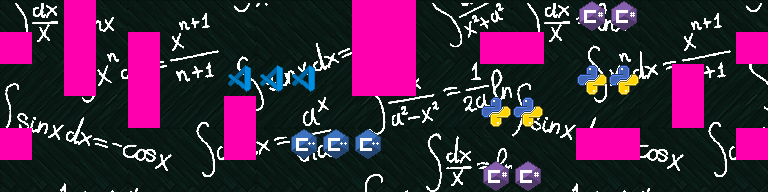

Tiled map render using the project's own tile images. Description and the whole map definition, tile-layer contents included, below:
An orthogonal 48x12 tile map with 16x16 px tiles, 2 tile layers (Floor, ConsistentObject) and 20 objects.

<map version="1.4" tiledversion="1.4.3" orientation="orthogonal" renderorder="right-down" width="48" height="12" tilewidth="16" tileheight="16" infinite="0" nextlayerid="5" nextobjectid="26">
 <properties>
  <property name="entranceX" type="float" value="2" />
  <property name="entranceY" type="float" value="7" />
  <property name="exitX" type="int" value="48" />
  <property name="exitY" type="float" value="7" />
 </properties>
 <tileset firstgid="1" source="XiaoChiBuSprite16.tsx" />
 <layer id="1" name="Floor" width="48" height="12">
  <data encoding="csv">
1025,1026,1027,1028,1029,1030,1031,1032,1033,1034,1035,1036,1037,1038,1039,1040,1041,1042,1043,1044,1045,1046,1047,1048,1049,1050,1051,1052,1053,1054,1055,1056,1025,1026,1027,1028,1029,1030,1031,1032,1033,1034,1035,1036,1037,1038,1039,1040,
1089,1090,1091,1092,1093,1094,1095,1096,1097,1098,1099,1100,1101,1102,1103,1104,1105,1106,1107,1108,1109,1110,1111,1112,1113,1114,1115,1116,1117,1118,1119,1120,1089,1090,1091,1092,1093,1094,1095,1096,1097,1098,1099,1100,1101,1102,1103,1104,
1153,1154,1155,1156,1157,1158,1159,1160,1161,1162,1163,1164,1165,1166,1167,1168,1169,1170,1171,1172,1173,1174,1175,1176,1177,1178,1179,1180,1181,1182,1183,1184,1153,1154,1155,1156,1157,1158,1159,1160,1161,1162,1163,1164,1165,1166,1167,1168,
1217,1218,1219,1220,1221,1222,1223,1224,1225,1226,1227,1228,1229,1230,1231,1232,1233,1234,1235,1236,1237,1238,1239,1240,1241,1242,1243,1244,1245,1246,1247,1248,1217,1218,1219,1220,1221,1222,1223,1224,1225,1226,1227,1228,1229,1230,1231,1232,
1281,1282,1283,1284,1285,1286,1287,1288,1289,1290,1291,1292,1293,1294,1295,1296,1297,1298,1299,1300,1301,1302,1303,1304,1305,1306,1307,1308,1309,1310,1311,1312,1281,1282,1283,1284,1285,1286,1287,1288,1289,1290,1291,1292,1293,1294,1295,1296,
1345,1346,1347,1348,1349,1350,1351,1352,1353,1354,1355,1356,1357,1358,1359,1360,1361,1362,1363,1364,1365,1366,1367,1368,1369,1370,1371,1372,1373,1374,1375,1376,1345,1346,1347,1348,1349,1350,1351,1352,1353,1354,1355,1356,1357,1358,1359,1360,
1409,1410,1411,1412,1413,1414,1415,1416,1417,1418,1419,1420,1421,1422,1423,1424,1425,1426,1427,1428,1429,1430,1431,1432,1433,1434,1435,1436,1437,1438,1439,1440,1409,1410,1411,1412,1413,1414,1415,1416,1417,1418,1419,1420,1421,1422,1423,1424,
1473,1474,1475,1476,1477,1478,1479,1480,1481,1482,1483,1484,1485,1486,1487,1488,1489,1490,1491,1492,1493,1494,1495,1496,1497,1498,1499,1500,1501,1502,1503,1504,1473,1474,1475,1476,1477,1478,1479,1480,1481,1482,1483,1484,1485,1486,1487,1488,
1537,1538,1539,1540,1541,1542,1543,1544,1545,1546,1547,1548,1549,1550,1551,1552,1553,1554,1555,1556,1557,1558,1559,1560,1561,1562,1563,1564,1565,1566,1567,1568,1537,1538,1539,1540,1541,1542,1543,1544,1545,1546,1547,1548,1549,1550,1551,1552,
1601,1602,1603,1604,1605,1606,1607,1608,1609,1610,1611,1612,1613,1614,1615,1616,1617,1618,1619,1620,1621,1622,1623,1624,1625,1626,1627,1628,1629,1630,1631,1632,1601,1602,1603,1604,1605,1606,1607,1608,1609,1610,1611,1612,1613,1614,1615,1616,
1665,1666,1667,1668,1669,1670,1671,1672,1673,1674,1675,1676,1677,1678,1679,1680,1681,1682,1683,1684,1685,1686,1687,1688,1689,1690,1691,1692,1693,1694,1695,1696,1665,1666,1667,1668,1669,1670,1671,1672,1673,1674,1675,1676,1677,1678,1679,1680,
1729,1730,1731,1732,1733,1734,1735,1736,1737,1738,1739,1740,1741,1742,1743,1744,1745,1746,1747,1748,1749,1750,1751,1752,1753,1754,1755,1756,1757,1758,1759,1760,1729,1730,1731,1732,1733,1734,1735,1736,1737,1738,1739,1740,1741,1742,1743,1744
</data>
 </layer>
 <layer id="2" name="ConsistentObject" width="48" height="12">
  <data encoding="csv">
0,0,0,0,4096,4096,0,0,0,0,0,0,0,0,0,0,0,0,0,0,0,0,4096,4096,4096,4096,0,0,0,0,0,0,0,0,0,0,2053,2054,2053,2054,0,0,0,0,0,0,0,0,
0,0,0,0,4096,4096,0,0,0,0,0,0,0,0,0,0,0,0,0,0,0,0,4096,4096,4096,4096,0,0,0,0,0,0,0,0,0,0,2117,2118,2117,2118,0,0,0,0,0,0,0,0,
4096,4096,0,0,4096,4096,0,0,4096,4096,0,0,0,0,0,0,0,0,0,0,0,0,4096,4096,4096,4096,0,0,0,0,4096,4096,4096,4096,0,0,0,0,0,0,0,0,0,0,0,0,4096,4096,
4096,4096,0,0,4096,4096,0,0,4096,4096,0,0,0,0,0,0,0,0,0,0,0,0,4096,4096,4096,4096,0,0,0,0,4096,4096,4096,4096,0,0,0,0,0,0,0,0,0,0,0,0,4096,4096,
0,0,0,0,4096,4096,0,0,4096,4096,0,0,0,0,2055,2056,2055,2056,2055,2056,0,0,4096,4096,4096,4096,0,0,0,0,0,0,0,0,0,0,2051,2052,2051,2052,0,0,4096,4096,0,0,0,0,
0,0,0,0,4096,4096,0,0,4096,4096,0,0,0,0,2119,2120,2119,2120,2119,2120,0,0,4096,4096,4096,4096,0,0,0,0,0,0,0,0,0,0,2115,2116,2115,2116,0,0,4096,4096,0,0,0,0,
0,0,0,0,0,0,0,0,4096,4096,0,0,0,0,4096,4096,0,0,0,0,0,0,0,0,0,0,0,0,0,0,2051,2052,2051,2052,0,0,0,0,0,0,0,0,4096,4096,0,0,0,0,
0,0,0,0,0,0,0,0,4096,4096,0,0,0,0,4096,4096,0,0,0,0,0,0,0,0,0,0,0,0,0,0,2115,2116,2115,2116,0,0,0,0,0,0,0,0,4096,4096,0,0,0,0,
4096,4096,0,0,0,0,0,0,0,0,0,0,0,0,4096,4096,0,0,2049,2050,2049,2050,2049,2050,0,0,0,0,0,0,0,0,0,0,0,0,4096,4096,4096,4096,0,0,0,0,0,0,4096,4096,
4096,4096,0,0,0,0,0,0,0,0,0,0,0,0,4096,4096,0,0,2113,2114,2113,2114,2113,2114,0,0,0,0,0,0,0,0,0,0,0,0,4096,4096,4096,4096,0,0,0,0,0,0,4096,4096,
0,0,0,0,0,0,0,0,0,0,0,0,0,0,0,0,0,0,0,0,0,0,0,0,0,0,0,0,0,0,2053,2054,2053,2054,0,0,0,0,0,0,0,0,0,0,0,0,0,0,
0,0,0,0,0,0,0,0,0,0,0,0,0,0,0,0,0,0,0,0,0,0,0,0,0,0,0,0,0,0,2117,2118,2117,2118,0,0,0,0,0,0,0,0,0,0,0,0,0,0
</data>
 </layer>
 <objectgroup id="3" name="ConsistentCollider">
  <object id="1" x="0" y="32" width="32" height="32" />
  <object id="2" x="0" y="128" width="32" height="32" />
  <object id="3" x="64" y="0" width="32" height="96" />
  <object id="4" x="128" y="32" width="32" height="96" />
  <object id="5" x="224" y="64" width="96" height="32" />
  <object id="6" x="224" y="96" width="32" height="64" />
  <object id="7" x="288" y="128" width="96" height="32" />
  <object id="8" x="352" y="0" width="64" height="96" />
  <object id="9" x="480" y="32" width="64" height="32" />
  <object id="10" x="480" y="96" width="64" height="32" />
  <object id="11" x="480" y="160" width="64" height="32" />
  <object id="12" x="576" y="128" width="64" height="32" />
  <object id="13" x="576" y="64" width="64" height="32" />
  <object id="14" x="576" y="0" width="64" height="32" />
  <object id="16" x="672" y="64" width="32" height="64" />
  <object id="17" x="736" y="32" width="32" height="32" />
  <object id="18" x="736" y="128" width="32" height="32">
   <properties>
    <property name="entranceX" type="float" value="2" />
    <property name="entranceY" type="float" value="7" />
    <property name="exitX" type="int" value="48" />
    <property name="exitY" type="float" value="7" />
   </properties>
  </object>
 </objectgroup>
 <objectgroup id="4" name="InitialObstacle">
  <object id="21" x="416" y="96" width="32" height="32" />
  <object id="22" x="416" y="128" width="32" height="32" />
  <object id="23" x="416" y="160" width="32" height="32" />
 </objectgroup>
</map>
